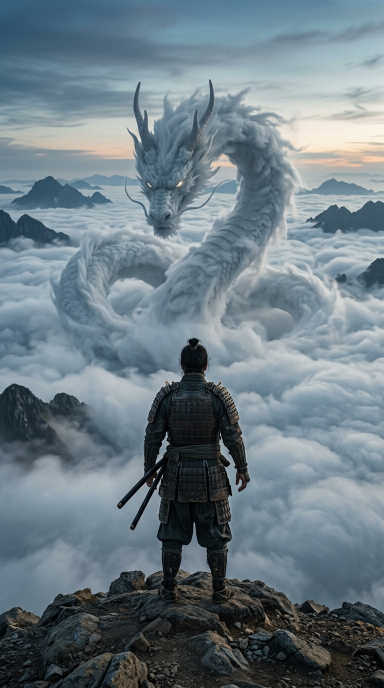
#> input picture stillwave/assets/unryu-shorts-fr1.jpg, 768 x 1376 px, found by its file name (shown at 1/2 size)
$ python unryu-short-build.py
#> lines starting #> are read from the running program, lines starting #| are printed output that depends on the picture
#!/usr/bin/env python3
"""UNRYU Short builder — 6 vertical shots, jitter-free Ken Burns (PIL float crop).

fr1 samurai + full dragon on the summit (hook) · fr2 cloud sea macro, sunbeams (breather)
fr3 dragon head close, glowing eyes (reveal) · fr4 open sky + single distant peak (concept 雲龍 + UNRYU)
fr5 stone lantern + gate detail (scene) · fr6 wide samurai + dragon (wisdom / close)
"""
from PIL import Image
from pathlib import Path
import numpy as np

A = Path("/home/user/dan-documents/stillwave/assets")
SP = Path("/tmp/claude-0/-home-user-dan-documents/48780e4d-ee5f-5a8f-92df-523468e19c72/scratchpad")
OUTDIR = SP / "unryu_shframes"
W, H = 1080, 1920
FPS = 30
SHOT = 6.5
XF = 0.8

SHOTS = [
    ("unryu-shorts-fr1.jpg", True),
    ("unryu-shorts-fr2.jpg", False),
    ("unryu-shorts-fr3.jpg", True),
    ("unryu-shorts-fr4.jpg", False),
    ("unryu-shorts-fr5.jpg", True),
    ("unryu-shorts-fr6.jpg", False),
]
ZOOM = 0.10

# step = 5.7, total = 5.7*5 + 6.5 = 35.0s
OVERLAYS = [
    ("unryv_hook.png", 3.0, 8.4),        # shot 1
    ("unryv_concept.png", 18.0, 23.0),  # shot 4 (starts 17.1)
    ("unryv_wisdom.png", 29.6, 34.0),   # shot 6 (starts 28.5)
]
FADE = 0.9
END_FADE = 1.0


def load_cover(p):
    im = Image.open(p).convert("RGB")
#> im is the input picture: PIL image 768x1376 RGB; mean R, G, B 107.9, 123.6, 132.5
    tw = im.height * W / H
#> tw = 774
    if im.width > tw:
        x = (im.width - tw) / 2
        im = im.crop((int(x), 0, int(x + tw), im.height))
    else:
        th = im.width * H / W
#> th = 1365.3
        y = (im.height - th) / 2
#> y = 5.33
        im = im.crop((0, int(y), im.width, int(y + th)))
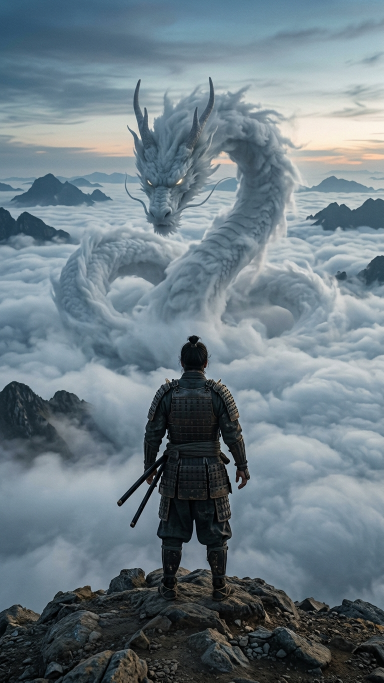
#> im: PIL image 768x1365 RGB (shown at 1/2 size); mean R, G, B 108.3, 124, 132.9
    return im.resize((W * 2, H * 2), Image.LANCZOS)


def kb_frame(src, prog, zoom_in):
    z = (1.0 + ZOOM * prog) if zoom_in else (1.0 + ZOOM * (1.0 - prog))
    cw, ch = src.width / z, src.height / z
    x0, y0 = (src.width - cw) / 2.0, (src.height - ch) / 2.0
    return src.resize((W, H), Image.LANCZOS, box=(x0, y0, x0 + cw, y0 + ch))


def main():
    OUTDIR.mkdir(parents=True, exist_ok=True)
    for old in OUTDIR.glob("*.jpg"):
        old.unlink()
    srcs = [load_cover(A / f) for f, _ in SHOTS]
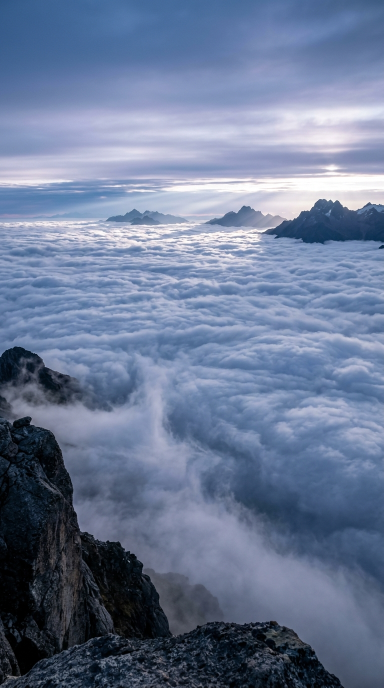
#> input picture stillwave/assets/unryu-shorts-fr2.jpg, 768 x 1376 px, found by its file name (shown at 1/2 size)
#> in load_cover, im is the input picture: PIL image 768x1376 RGB; mean R, G, B 106.5, 121.2, 150
#> in load_cover (call 2), `im = im.crop((0, int(y), im.width, int(y + th)))`:
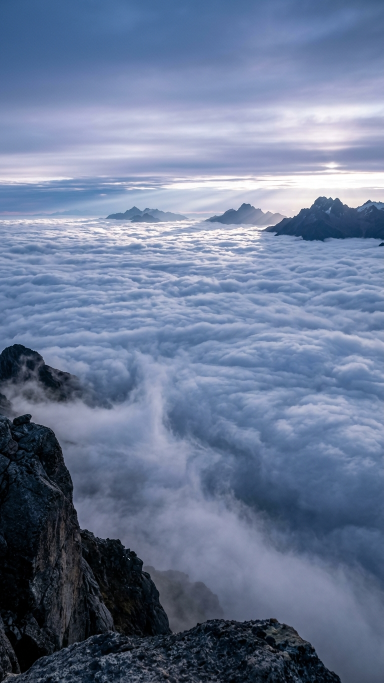
#> im: PIL image 768x1365 RGB (shown at 1/2 size); mean R, G, B 106.9, 121.6, 150.4
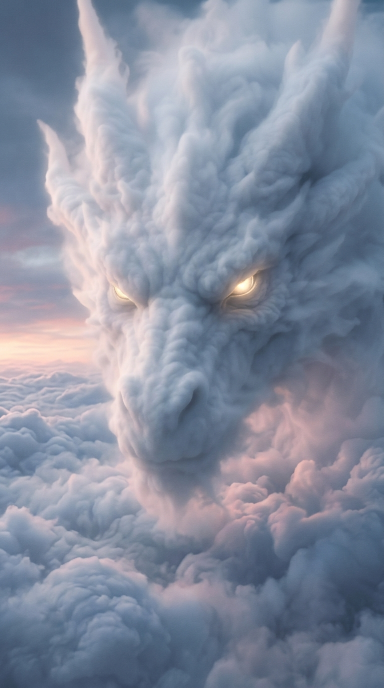
#> input picture stillwave/assets/unryu-shorts-fr3.jpg, 768 x 1376 px, found by its file name (shown at 1/2 size)
#> in load_cover, im is the input picture: PIL image 768x1376 RGB; mean R, G, B 133.9, 141.5, 159.1
    n = len(SHOTS)
    step = SHOT - XF
    total = step * (n - 1) + SHOT
    nframes = int(round(total * FPS))
    ovs = [(Image.open(SP / p).convert("RGBA"), a, b) for p, a, b in OVERLAYS]
    print(f"total {total:.2f}s -> {nframes} frames")
    for i in range(nframes):
        t = i / FPS
        layers = []
        for s in range(n):
            s0 = s * step
            s1 = s0 + SHOT
            if s0 - 1e-6 <= t < s1:
                prog = (t - s0) / SHOT
                w = 1.0
                if s > 0 and t < s0 + XF:
                    w = (t - s0) / XF
                if s < n - 1 and t > s0 + step:
                    w = 1.0 - (t - (s0 + step)) / XF
                layers.append((s, prog, max(0.0, min(1.0, w))))
        if not layers:
            layers = [(n - 1, 1.0, 1.0)]
        if len(layers) == 1:
            s, prog, _ = layers[0]
            frame = kb_frame(srcs[s], prog, SHOTS[s][1])
        else:
            (sa, pa, wa), (sb, pb, wb) = layers[0], layers[1]
            Aa = np.asarray(kb_frame(srcs[sa], pa, SHOTS[sa][1]), dtype=np.float32)
            Bb = np.asarray(kb_frame(srcs[sb], pb, SHOTS[sb][1]), dtype=np.float32)
            f = wb / max(1e-6, wa + wb)
            frame = Image.fromarray(np.clip(Aa * (1 - f) + Bb * f, 0, 255).astype(np.uint8))
        for ov, a, b in ovs:
            if a - FADE <= t <= b + FADE:
                if t < a:
                    al = (t - (a - FADE)) / FADE
                elif t > b:
                    al = 1.0 - (t - b) / FADE
                else:
                    al = 1.0
                al = max(0.0, min(1.0, al))
                if al > 0.003:
                    layer = ov if al >= 0.999 else Image.fromarray(
                        np.dstack([np.asarray(ov)[:, :, :3],
                                   (np.asarray(ov)[:, :, 3] * al).astype(np.uint8)]))
                    frame = Image.alpha_composite(frame.convert("RGBA"), layer).convert("RGB")
        if t > total - END_FADE:
            k = 1.0 - (t - (total - END_FADE)) / END_FADE
            frame = Image.fromarray((np.asarray(frame, dtype=np.float32) * max(0.0, k)).astype(np.uint8))
        frame.save(OUTDIR / f"f_{i:05d}.jpg", quality=95)
    print("frames done:", len(list(OUTDIR.glob('*.jpg'))))


if __name__ == "__main__":
#> (the run stopped early here; a loop or call above may not have finished)
